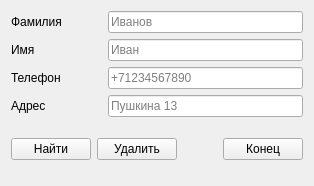
<?xml version="1.0" encoding="UTF-8"?>
<ui version="4.0">
 <class>FindForm</class>
 <widget class="QWidget" name="FindForm">
  <property name="geometry">
   <rect>
    <x>0</x>
    <y>0</y>
    <width>306</width>
    <height>186</height>
   </rect>
  </property>
  <property name="windowTitle">
   <string>Form</string>
  </property>
  <layout class="QVBoxLayout" name="verticalLayout_3">
   <item>
    <layout class="QHBoxLayout" name="horizontalLayout">
     <item>
      <layout class="QVBoxLayout" name="verticalLayout_2">
       <item>
        <widget class="QLabel" name="label">
         <property name="text">
          <string>Фамилия</string>
         </property>
        </widget>
       </item>
       <item>
        <widget class="QLabel" name="label_2">
         <property name="text">
          <string>Имя</string>
         </property>
        </widget>
       </item>
       <item>
        <widget class="QLabel" name="label_3">
         <property name="text">
          <string>Телефон</string>
         </property>
        </widget>
       </item>
       <item>
        <widget class="QLabel" name="label_4">
         <property name="text">
          <string>Адрес</string>
         </property>
        </widget>
       </item>
      </layout>
     </item>
     <item>
      <spacer name="horizontalSpacer">
       <property name="sizeHint" stdset="0">
        <size>
         <width>40</width>
         <height>20</height>
        </size>
       </property>
      </spacer>
     </item>
     <item>
      <layout class="QVBoxLayout" name="verticalLayout">
       <item>
        <widget class="QLineEdit" name="lineEdit_Surname">
         <property name="accessibleDescription">
          <string/>
         </property>
         <property name="inputMask">
          <string/>
         </property>
         <property name="placeholderText">
          <string>Иванов</string>
         </property>
        </widget>
       </item>
       <item>
        <widget class="QLineEdit" name="lineEdit_Name">
         <property name="placeholderText">
          <string>Иван</string>
         </property>
        </widget>
       </item>
       <item>
        <widget class="QLineEdit" name="lineEdit_Phone">
         <property name="placeholderText">
          <string>+71234567890</string>
         </property>
        </widget>
       </item>
       <item>
        <widget class="QLineEdit" name="lineEdit_Address">
         <property name="placeholderText">
          <string>Пушкина 13</string>
         </property>
        </widget>
       </item>
      </layout>
     </item>
    </layout>
   </item>
   <item>
    <layout class="QHBoxLayout" name="horizontalLayout_2">
     <item>
      <widget class="QPushButton" name="pushButton_Find">
       <property name="text">
        <string>Найти</string>
       </property>
      </widget>
     </item>
     <item>
      <widget class="QPushButton" name="pushButton_Delete">
       <property name="text">
        <string>Удалить</string>
       </property>
      </widget>
     </item>
     <item>
      <spacer name="horizontalSpacer_2">
       <property name="sizeHint" stdset="0">
        <size>
         <width>40</width>
         <height>20</height>
        </size>
       </property>
      </spacer>
     </item>
     <item>
      <widget class="QPushButton" name="pushButton_Exit">
       <property name="text">
        <string>Конец</string>
       </property>
      </widget>
     </item>
    </layout>
   </item>
  </layout>
 </widget>
 <resources/>
 <connections>
  <connection>
   <sender>pushButton_Exit</sender>
   <signal>clicked()</signal>
   <receiver>FindForm</receiver>
   <slot>close()</slot>
   <hints>
    <hint type="sourcelabel">
     <x>258</x>
     <y>156</y>
    </hint>
    <hint type="destinationlabel">
     <x>152</x>
     <y>92</y>
    </hint>
   </hints>
  </connection>
 </connections>
</ui>
